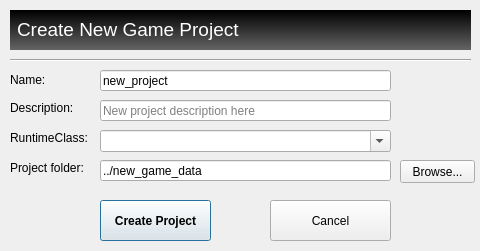
<?xml version="1.0" encoding="UTF-8"?>
<ui version="4.0">
 <class>newProjectForm</class>
 <widget class="QDialog" name="newProjectForm">
  <property name="windowModality">
   <enum>Qt::WindowModal</enum>
  </property>
  <property name="geometry">
   <rect>
    <x>0</x>
    <y>0</y>
    <width>480</width>
    <height>251</height>
   </rect>
  </property>
  <property name="windowTitle">
   <string>New Project</string>
  </property>
  <property name="modal">
   <bool>true</bool>
  </property>
  <widget class="QLabel" name="label">
   <property name="geometry">
    <rect>
     <x>10</x>
     <y>10</y>
     <width>461</width>
     <height>40</height>
    </rect>
   </property>
   <property name="autoFillBackground">
    <bool>false</bool>
   </property>
   <property name="styleSheet">
    <string notr="true">background-color: qlineargradient(spread:pad, x1:0, y1:0, x2:0, y2:1, stop:0 rgba(0, 0, 0, 255), stop:1 rgba(100, 100, 100, 255));
color: rgb(255, 255, 255);
padding: 4px;</string>
   </property>
   <property name="text">
    <string>&lt;!DOCTYPE HTML PUBLIC &quot;-//W3C//DTD HTML 4.0//EN&quot; &quot;http://www.w3.org/TR/REC-html40/strict.dtd&quot;&gt;
&lt;html&gt;&lt;head&gt;&lt;meta name=&quot;qrichtext&quot; content=&quot;1&quot; /&gt;&lt;style type=&quot;text/css&quot;&gt;
p, li { white-space: pre-wrap; }
&lt;/style&gt;&lt;/head&gt;&lt;body style=&quot; font-family:'MS Shell Dlg 2'; font-size:8.25pt; font-weight:400; font-style:normal;&quot;&gt;
&lt;p style=&quot; margin-top:0px; margin-bottom:0px; margin-left:0px; margin-right:0px; -qt-block-indent:0; text-indent:0px;&quot;&gt;&lt;span style=&quot; font-size:14pt;&quot;&gt;Create New Game Project&lt;/span&gt;&lt;/p&gt;&lt;/body&gt;&lt;/html&gt;</string>
   </property>
   <property name="alignment">
    <set>Qt::AlignLeading|Qt::AlignLeft|Qt::AlignVCenter</set>
   </property>
  </widget>
  <widget class="QLabel" name="label_2">
   <property name="geometry">
    <rect>
     <x>10</x>
     <y>70</y>
     <width>81</width>
     <height>20</height>
    </rect>
   </property>
   <property name="text">
    <string>Name:</string>
   </property>
  </widget>
  <widget class="QLabel" name="label_3">
   <property name="geometry">
    <rect>
     <x>10</x>
     <y>100</y>
     <width>81</width>
     <height>16</height>
    </rect>
   </property>
   <property name="text">
    <string>Description:</string>
   </property>
  </widget>
  <widget class="QLabel" name="label_4">
   <property name="geometry">
    <rect>
     <x>10</x>
     <y>160</y>
     <width>81</width>
     <height>16</height>
    </rect>
   </property>
   <property name="text">
    <string>Project folder:</string>
   </property>
  </widget>
  <widget class="QLineEdit" name="edProjectName">
   <property name="geometry">
    <rect>
     <x>100</x>
     <y>70</y>
     <width>291</width>
     <height>21</height>
    </rect>
   </property>
   <property name="text">
    <string>new_project</string>
   </property>
   <property name="placeholderText">
    <string>new_project</string>
   </property>
  </widget>
  <widget class="QLineEdit" name="edProjectDesc">
   <property name="geometry">
    <rect>
     <x>100</x>
     <y>100</y>
     <width>291</width>
     <height>21</height>
    </rect>
   </property>
   <property name="text">
    <string/>
   </property>
   <property name="placeholderText">
    <string>New project description here</string>
   </property>
  </widget>
  <widget class="QLineEdit" name="edRootFolder">
   <property name="geometry">
    <rect>
     <x>100</x>
     <y>160</y>
     <width>291</width>
     <height>21</height>
    </rect>
   </property>
   <property name="text">
    <string>../new_game_data</string>
   </property>
   <property name="placeholderText">
    <string>./new_game_data</string>
   </property>
  </widget>
  <widget class="QPushButton" name="btnBrowseRoot">
   <property name="geometry">
    <rect>
     <x>400</x>
     <y>160</y>
     <width>75</width>
     <height>23</height>
    </rect>
   </property>
   <property name="text">
    <string>Browse...</string>
   </property>
  </widget>
  <widget class="QPushButton" name="btnCreate">
   <property name="geometry">
    <rect>
     <x>100</x>
     <y>200</y>
     <width>111</width>
     <height>41</height>
    </rect>
   </property>
   <property name="font">
    <font>
     <weight>75</weight>
     <bold>true</bold>
    </font>
   </property>
   <property name="text">
    <string>Create Project</string>
   </property>
   <property name="default">
    <bool>true</bool>
   </property>
  </widget>
  <widget class="QPushButton" name="btnCancel">
   <property name="geometry">
    <rect>
     <x>270</x>
     <y>200</y>
     <width>121</width>
     <height>41</height>
    </rect>
   </property>
   <property name="text">
    <string>Cancel</string>
   </property>
  </widget>
  <widget class="QLabel" name="label_5">
   <property name="geometry">
    <rect>
     <x>10</x>
     <y>130</y>
     <width>81</width>
     <height>16</height>
    </rect>
   </property>
   <property name="text">
    <string>RuntimeClass:</string>
   </property>
  </widget>
  <widget class="Line" name="line">
   <property name="geometry">
    <rect>
     <x>10</x>
     <y>50</y>
     <width>461</width>
     <height>20</height>
    </rect>
   </property>
   <property name="orientation">
    <enum>Qt::Horizontal</enum>
   </property>
  </widget>
  <widget class="QComboBox" name="edProjectClassname">
   <property name="geometry">
    <rect>
     <x>100</x>
     <y>130</y>
     <width>291</width>
     <height>22</height>
    </rect>
   </property>
   <property name="editable">
    <bool>true</bool>
   </property>
  </widget>
 </widget>
 <resources/>
 <connections/>
</ui>
